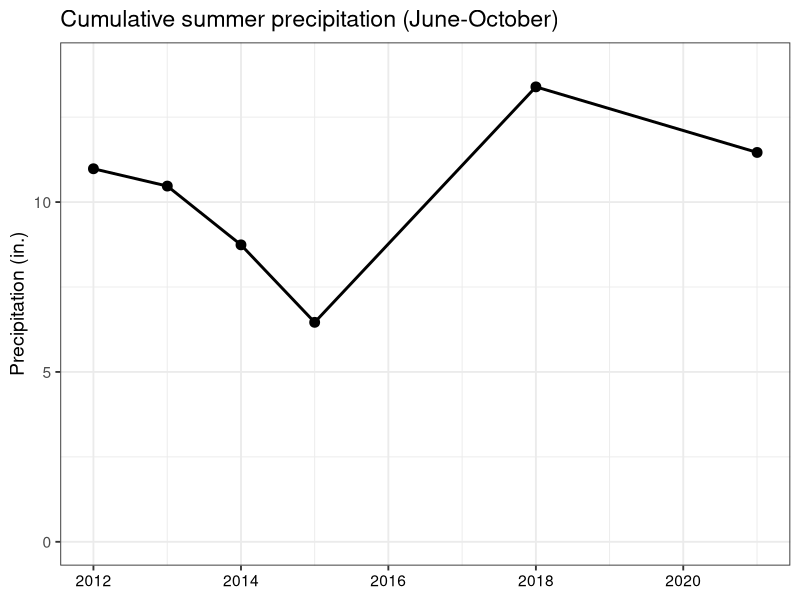
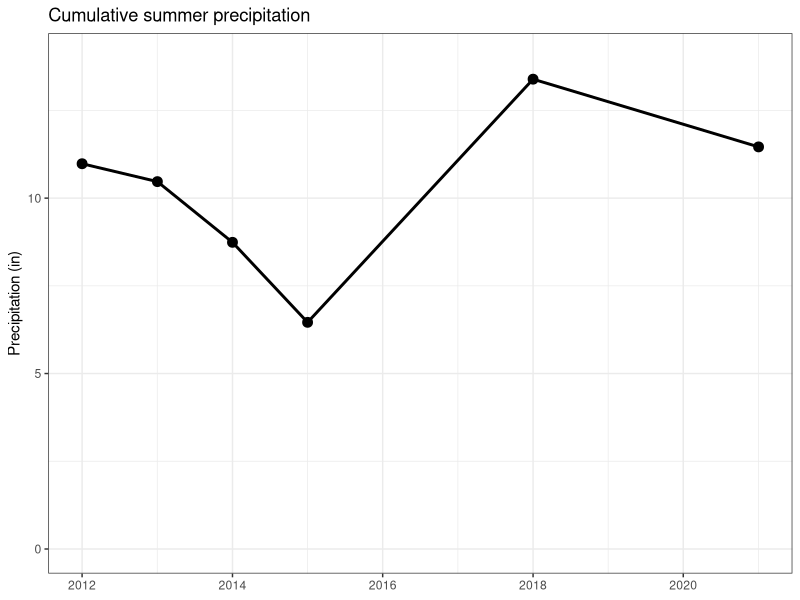
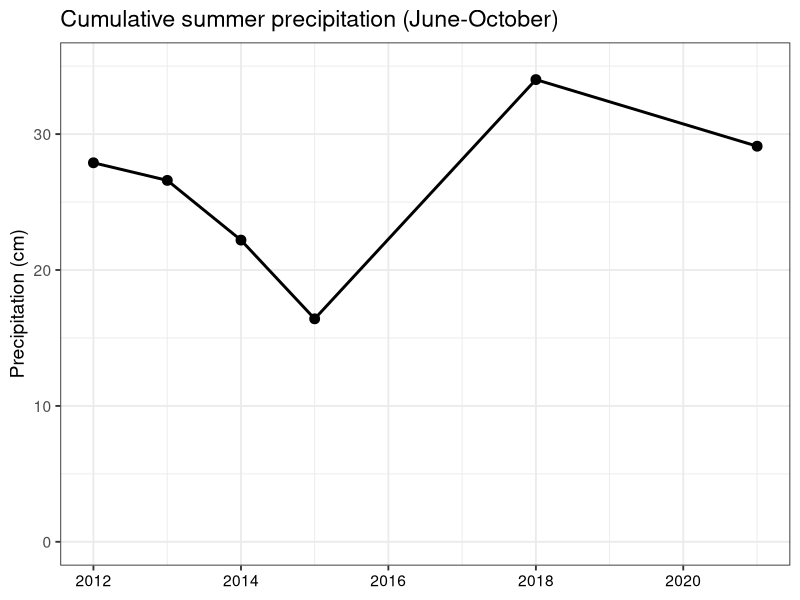

Generate these figures, in order, with R:
# Purpose: Graph precipitation data from Pima County ALERT system, sensor #6380,
#   sourced from https://webcms.pima.gov/government/flood_control/services/precipitation_and_streamflow_data/.
# Created: 2023-02-02
# Last updated: 2023-07-20

library(tidyverse)
library(plotrix)

# Load data ---------------------------------------------------------------

precip <- read.table("data/PimaCounty_precip/PimaCounty_precip_2012-2021.txt",
                     sep = "\t", header = TRUE)


# Data wrangling ----------------------------------------------------------

precip$year.xaxis <- as.Date(precip$year.xaxis)
precip$Precip_cum_cm <- precip$Precip_cum * 2.54

precip.sample <- precip |> 
  filter(!str_detect(year.xaxis, c("2020|2016|2017|2019")))


# Averages ----------------------------------------------------------------

summary(precip$Precip_cum)
summary(precip$Precip_cum_cm)


# Graph -------------------------------------------------------------------

# Every year
# Inches
ggplot(precip, aes(x = year.xaxis, y = Precip_cum)) +
  geom_line(linewidth = 1) +
  geom_point(size = 3) +
  xlab(NULL) +
  ylab("Precipitation (in.)") +
  ggtitle("Cumulative summer precipitation (June-October)") +
  theme_bw(base_size = 14) +
  scale_y_continuous(limits = c(0, 14)) +
  theme(axis.text.x = element_text(color = "black")) 

# Centimeters
tiff("figures/2023-07_draft-figures/Precipitation-line-graph.tiff", width = 6, height = 4, units = "in", res = 150)
ggplot(precip, aes(x = year.xaxis, y = Precip_cum_cm)) +
  geom_line(linewidth = 1) +
  geom_point(size = 3) +
  xlab(NULL) +
  ylab("Precipitation (cm)") +
  ggtitle("Cumulative summer precipitation (June-October)") +
  theme_bw(base_size = 14) +
  scale_y_continuous(limits = c(0, 35)) +
  theme(axis.text.x = element_text(color = "black")) 
dev.off()

# Sampled years only
ggplot(precip.sample, aes(x = year.xaxis, y = Precip_cum)) +
  geom_line(linewidth = 1) +
  geom_point(size = 3) +
  xlab(NULL) +
  ylab("Precipitation (in)") +
  ggtitle("Cumulative summer precipitation") +
  theme_bw() +
  scale_y_continuous(limits = c(0, 14))
